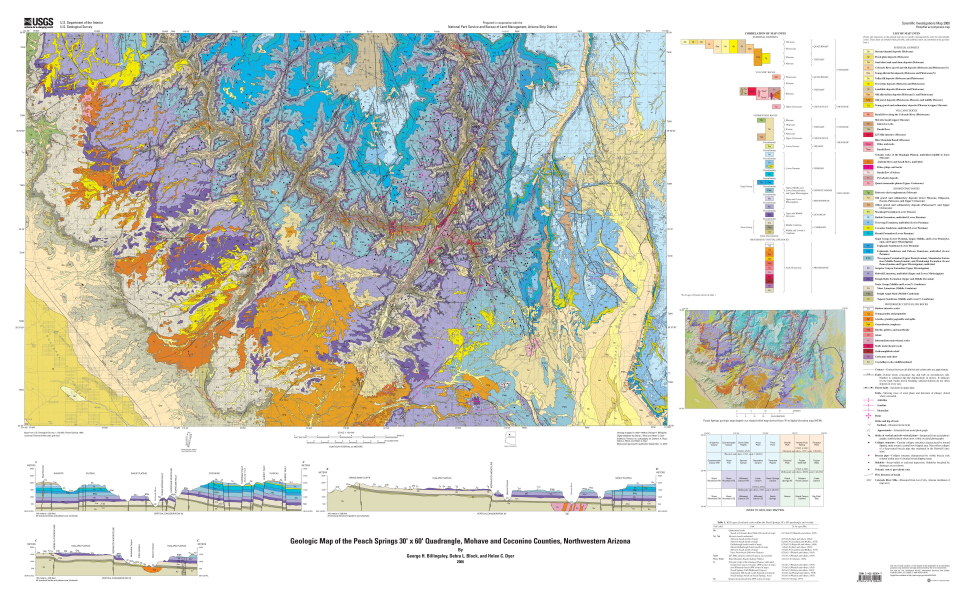
#> input picture PEACE/images/sample_usgs.jpg, 3869 x 2393 px (shown at 1/4 size)
$ python -i vision.py   (imports and definitions only)
#> lines starting #> are read from the running program, lines starting #| are printed output that depends on the picture; after the words box and inside, x2 and y2 are one past the last pixel; in counts of white or black regions, pixels touching at a corner belong together
import cv2
import numpy as np
# from paddleocr import PaddleOCR
import matplotlib.pyplot as plt

# [12 lines left out: functions image_size, crop_image, not called in this run]

def crop_and_save_image(image, bndbox, cropped_image_path):
    cropped_image = crop_image(image, bndbox)
    cv2.imwrite(cropped_image_path, cropped_image)

# [35 lines left out: functions crop_corners_and_save_image, calc_image_rgb, not called in this run]

"""
ocr = PaddleOCR(use_angle_cls=True, lang="ch")
#ocr = PaddleOCR(use_angle_cls=True, lang="en")
def image_ocr(img, need_det=False):
    result = ocr.ocr(img, det=need_det, rec=True, cls=True)
    texts = list()
    for idx in range(len(result)):
        res = result[idx]
        try:
            texts.append(res[0])
        except:
            texts.append('Unrecognized')
    return texts[0][0]
"""

# [70 lines left out: functions annotate_image_with_directions, rgb_to_color_name, not called in this run]

def fault_line_det(image):
#> called with image = '../images/sample_usgs.jpg'
    length_threshold = 10

    if isinstance(image, str):
        image = cv2.imread(image)
#> image is the input picture: shape (2393, 3869, 3); mean B, G, R 203.4, 212.5, 210.8

    color_ranges = ((np.array([0, 150, 150]), np.array([15, 255, 255])), (np.array([165, 150, 150]), np.array([180, 255, 255])))

    height, width = image.shape[:2]
#> height = 2393; width = 3869
    total_pixels = height * width
#> total_pixels = 9258517
    hsv = cv2.cvtColor(image, cv2.COLOR_RGB2HSV)
#> hsv: shape (2393, 3869, 3); mean H, S, V 46.1, 42.5, 223.2

    color_mask = None
    for i, (lower_color, upper_color) in enumerate(color_ranges):
        if i == 0:
            color_mask = cv2.inRange(hsv, lower_color, upper_color)
        else:
            color_mask = color_mask + cv2.inRange(hsv, lower_color, upper_color)
#> this loop made 2 passes
#> pass 1, in fault_line_det, `color_mask = cv2.inRange(hsv, lower_color, upper_color)`:
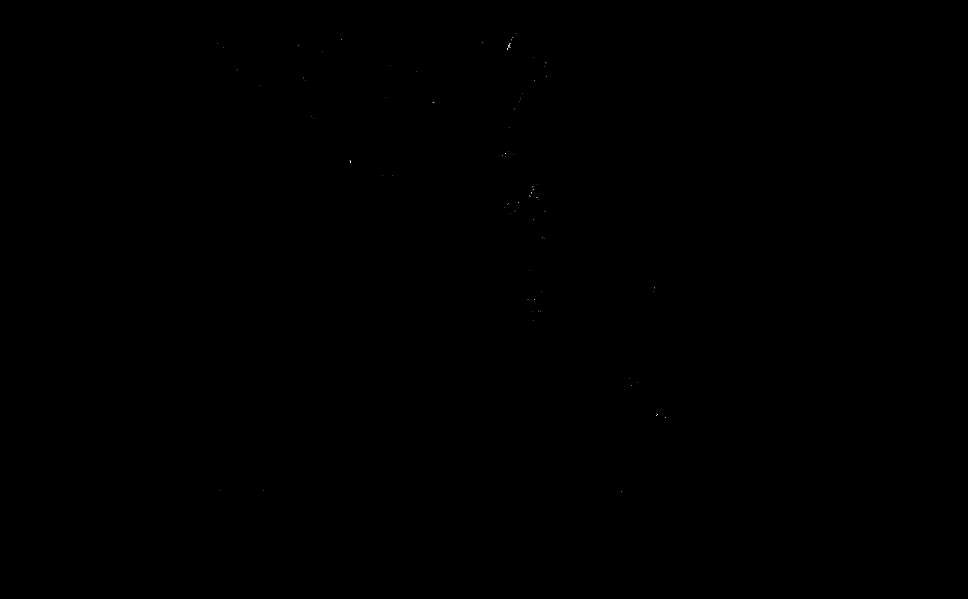
#> color_mask: shape (2393, 3869) (shown at 1/4 size); 0% white in thin lines or dots, all inside (x1, y1, x2, y2) = (870, 135, 2662, 1966)

    gray_image = cv2.cvtColor(image, cv2.COLOR_BGR2GRAY)
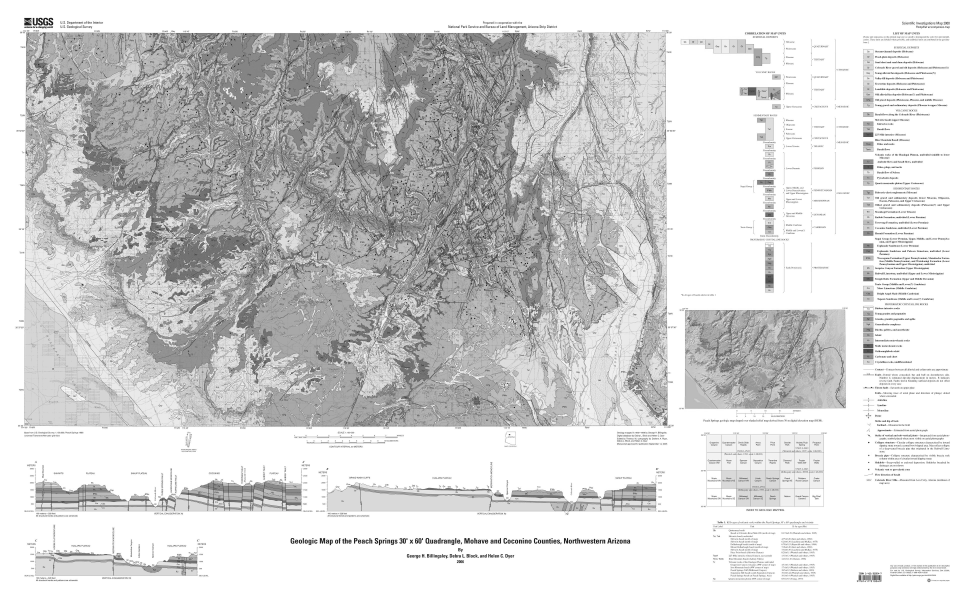
#> gray_image: shape (2393, 3869) (shown at 1/4 size); min 0, max 255, mean 211
    edges = cv2.Canny(gray_image, 100, 150)
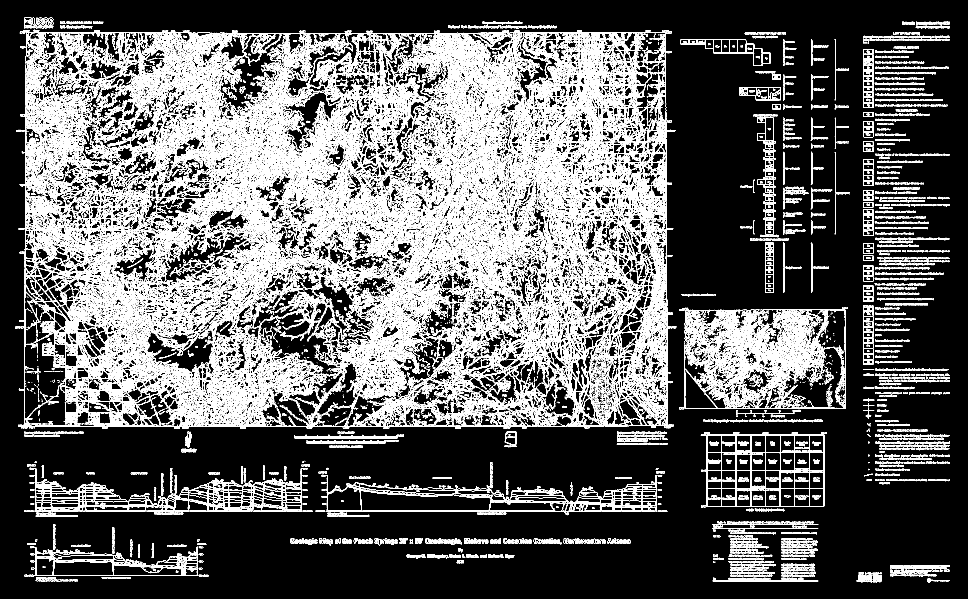
#> edges: shape (2393, 3869) (shown at 1/4 size); 13.9% white in thin lines or dots
    combined_mask = cv2.bitwise_and(color_mask, edges)
#> combined_mask: shape (2393, 3869); 0% white in thin lines or dots, all inside (x1, y1, x2, y2) = (870, 135, 2773, 1963)

    kernel = np.ones((9, 9), np.uint8)
    combined_mask = cv2.morphologyEx(combined_mask, cv2.MORPH_CLOSE, kernel)

    contours, _ = cv2.findContours(combined_mask, cv2.RETR_EXTERNAL, cv2.CHAIN_APPROX_SIMPLE)
#> contours = 34 contours, 33 with area under 20; largest, box (x1, y1, x2, y2) and area: (2032, 180, 2040, 189) 26
    filtered_contours = [cnt for cnt in contours if cv2.arcLength(cnt, True) >= length_threshold]
#> filtered_contours = 3 contours, 2 with area under 20; largest, box (x1, y1, x2, y2) and area: (2032, 180, 2040, 189) 26

    total_length = sum(cv2.arcLength(cnt, True) for cnt in filtered_contours)
#> total_length = 53.9
    total_contour_area = sum(cv2.contourArea(cnt) for cnt in filtered_contours)
#> total_contour_area = 29.5
    contour_ratio = total_contour_area / total_pixels
#> contour_ratio = 3.19e-06

    return filtered_contours, total_length, contour_ratio

def rgb_to_hex(rgb_color):
    return "#{:02X}{:02X}{:02X}".format(rgb_color[0], rgb_color[1], rgb_color[2])

def hex_to_rgb(hex_color):
    hex_color = hex_color.lstrip("#")
    return tuple(int(hex_color[i:i+2], 16) for i in (0, 2, 4))

def color_key(color):
    return f"{color[0]}_{color[1]}_{color[2]}"

# [36 lines left out: functions cal_color_thred, rock_region_seg, not called in this run]

>>> result = fault_line_det('../images/sample_usgs.jpg')

$ run again, on PEACE/images/GeoMap_Sample.png
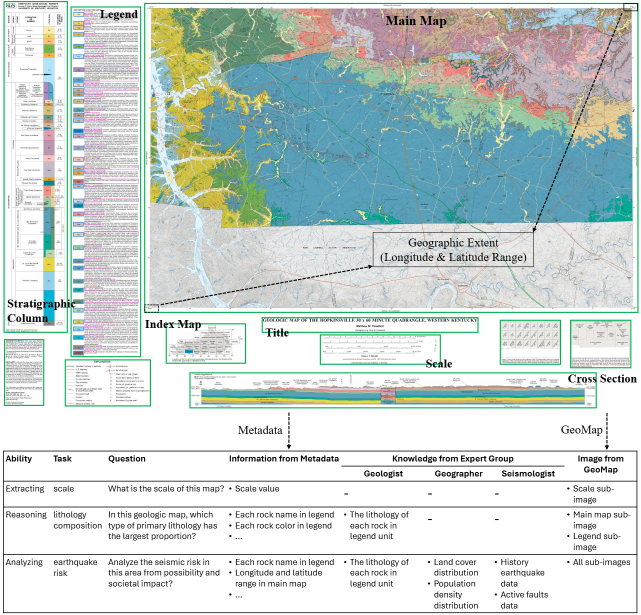
#> input picture PEACE/images/GeoMap_Sample.png, 1281 x 1229 px (shown at 1/2 size)
#> in fault_line_det, image is the input picture: shape (1229, 1281, 3); mean B, G, R 209.5, 212.9, 201.2
#> hsv: shape (1229, 1281, 3); mean H, S, V 27, 34.8, 219.3
#> the loop in fault_line_det, `for i, (lower_color, upper_color) in enumerate(color_ranges):` made 2 passes
#> pass 1, in fault_line_det, `color_mask = cv2.inRange(hsv, lower_color, upper_color)`:
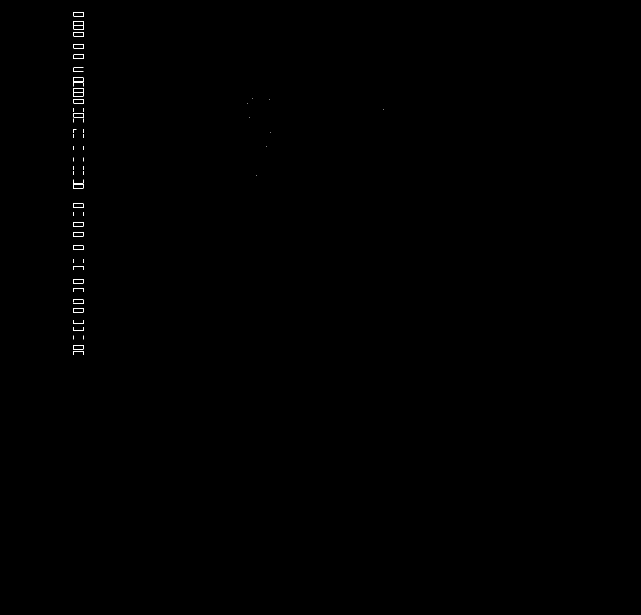
#> color_mask: shape (1229, 1281) (shown at 1/2 size); 0.1% white in thin lines or dots, all inside (x1, y1, x2, y2) = (146, 24, 767, 710)
#> in fault_line_det, `edges = cv2.Canny(gray_image, 100, 150)`:
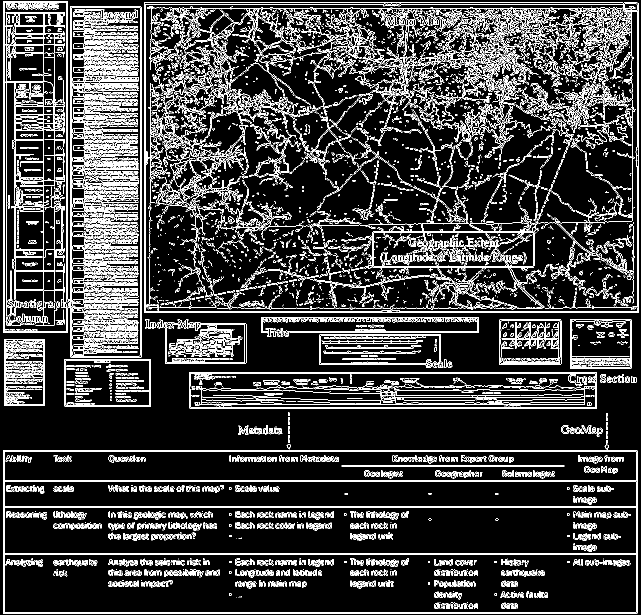
#> edges: shape (1229, 1281) (shown at 1/2 size); 14.6% white in thin lines or dots
#> contours = 46 contours, 45 with area under 20; largest, box (x1, y1, x2, y2) and area: (147, 220, 168, 235) 160
#> filtered_contours = 20 contours, 19 with area under 20; largest, box (x1, y1, x2, y2) and area: (147, 220, 168, 235) 160
#> total_length = 657.6
#> total_contour_area = 165.5
#> contour_ratio = 0.000105
